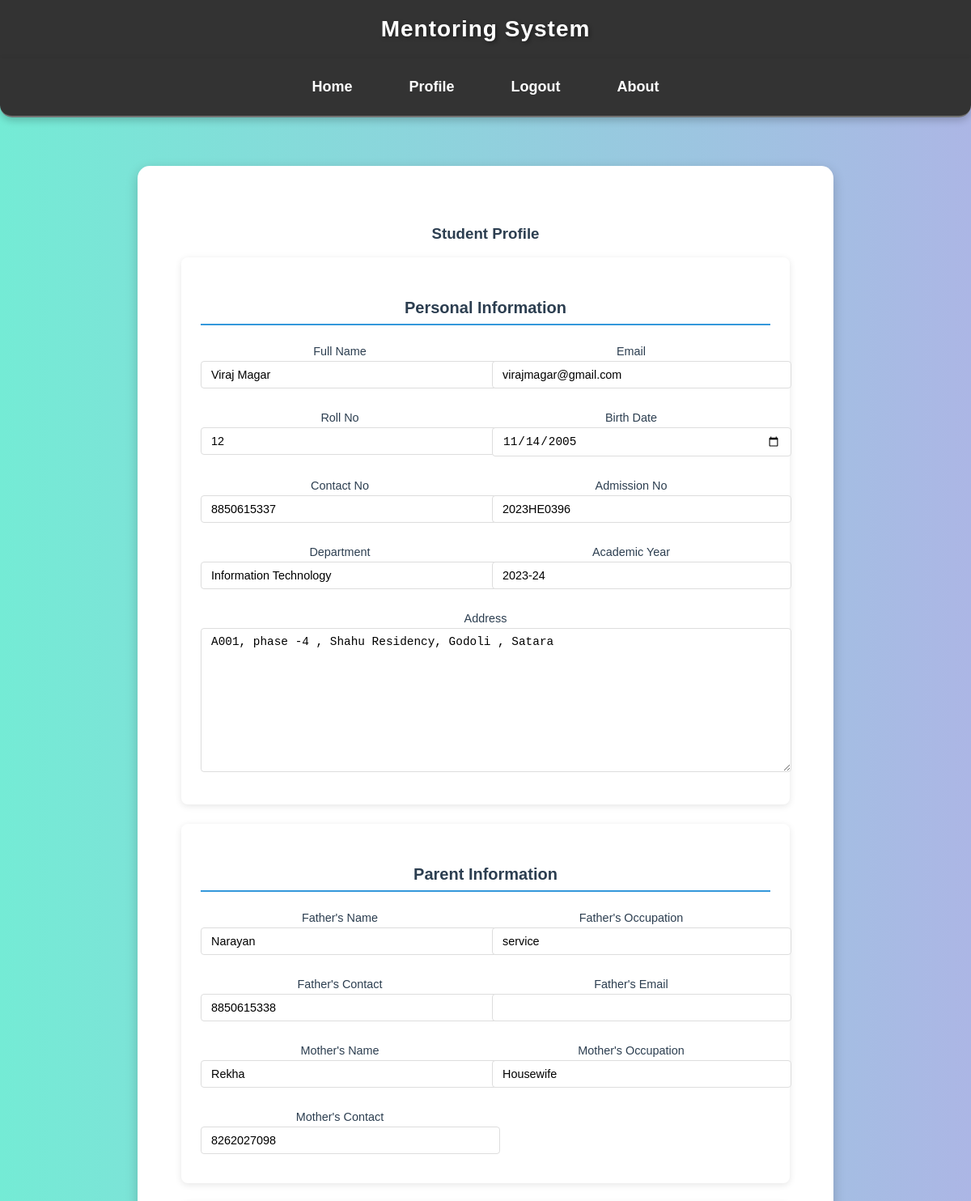
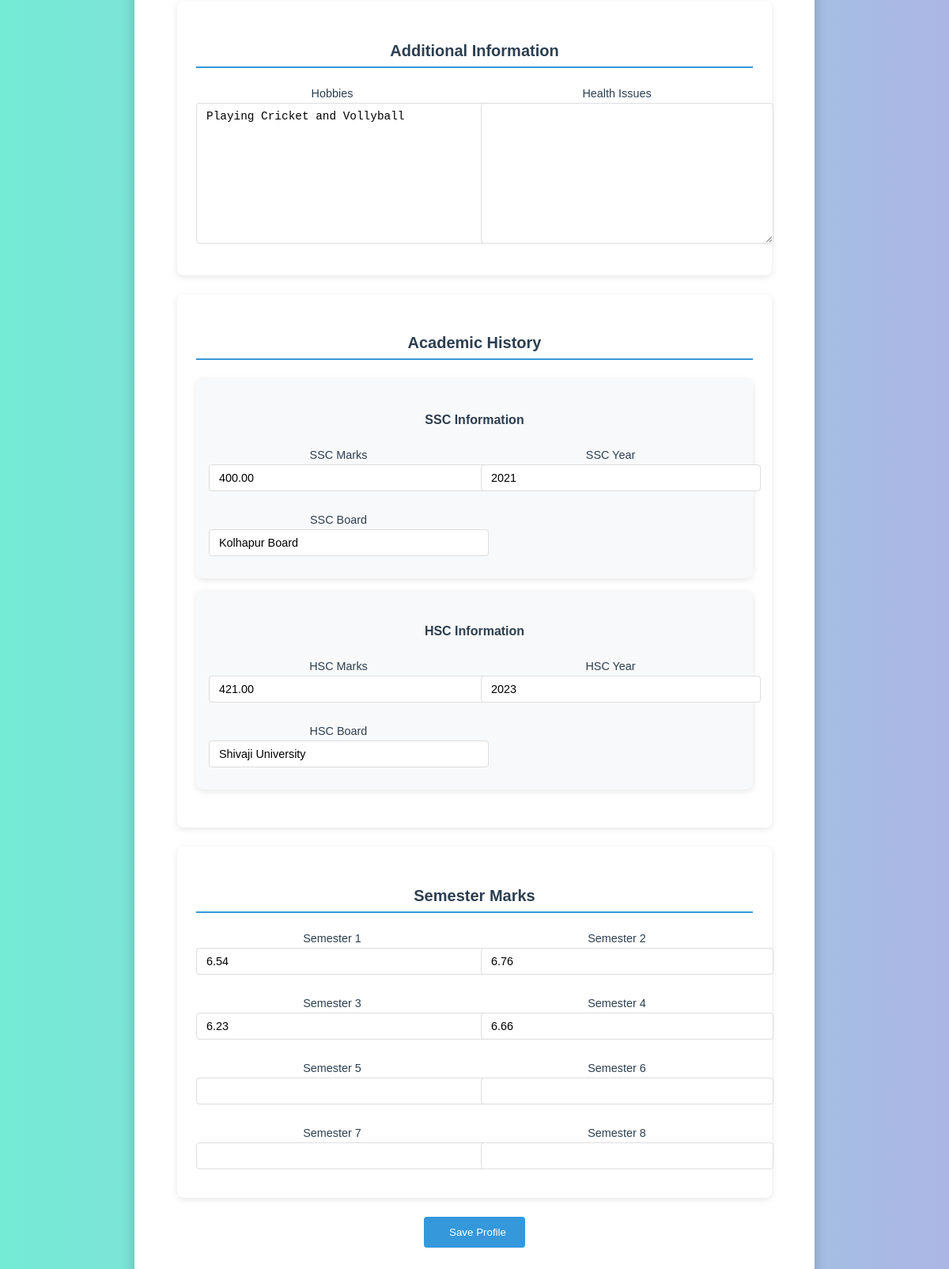
/profile/ (signed in), run on the app's committed database (2 pictures, top to bottom).
### Student/models.py (models this page shows, shortened)
class Student(models.Model):
    user = models.OneToOneField(User, on_delete=models.CASCADE, related_name="student_profile", null=True, blank=True)
    Name = models.CharField(max_length=100)
    Department = models.CharField(max_length=30, default="null")
    Roll_No = models.CharField(max_length=20, unique=True)
    Birth_Date = models.DateField(default="2000-01-01")
    Email = models.EmailField(unique=True)
    Contact_No = models.CharField(max_length=10, unique=True)
    Admission_No = models.CharField(max_length=20, unique=True)
    Academic_Year = models.CharField(max_length=9, default="2024-25")
    address = models.TextField(blank=True, null=True)
    blood_group = models.CharField(max_length=5, blank=True, null=True)
    hobbies = models.TextField(blank=True, null=True)
    father_name = models.CharField(max_length=100, blank=True, null=True)
    father_occupation = models.CharField(max_length=100, blank=True, null=True)
    father_contact = models.CharField(max_length=15, blank=True, null=True)
    father_email = models.EmailField(blank=True, null=True)
    mother_name = models.CharField(max_length=100, blank=True, null=True)
    mother_occupation = models.CharField(max_length=100, blank=True, null=True)
    mother_contact = models.CharField(max_length=15, blank=True, null=True)
    health_issues = models.TextField(blank=True, null=True)
    SSC_marks = models.DecimalField(max_digits=5, decimal_places=2, blank=True, null=True)
    SSC_year_of_passing = models.PositiveIntegerField(blank=True, null=True)
    SSC_board = models.CharField(max_length=100, blank=True, null=True)
    HSC_marks = models.DecimalField(max_digits=5, decimal_places=2, blank=True, null=True)
    HSC_year_of_passing = models.PositiveIntegerField(blank=True, null=True)
    HSC_board = models.CharField(max_length=100, blank=True, null=True)
    sem1_marks = models.DecimalField(max_digits=5, decimal_places=2, blank=True, null=True)
    sem2_marks = models.DecimalField(max_digits=5, decimal_places=2, blank=True, null=True)
    sem3_marks = models.DecimalField(max_digits=5, decimal_places=2, blank=True, null=True)
    sem4_marks = models.DecimalField(max_digits=5, decimal_places=2, blank=True, null=True)
    sem5_marks = models.DecimalField(max_digits=5, decimal_places=2, blank=True, null=True)
    sem6_marks = models.DecimalField(max_digits=5, decimal_places=2, blank=True, null=True)
    sem7_marks = models.DecimalField(max_digits=5, decimal_places=2, blank=True, null=True)
    sem8_marks = models.DecimalField(max_digits=5, decimal_places=2, blank=True, null=True)

### Student/views.py (the view)
# urls.py: path("profile/", student_profile, name="student_profile"),
@login_required
def student_profile(request, user_id=None):
    if user_id:
        student = get_object_or_404(Student, user__id=user_id)
        if not is_admin_or_self(request.user, student.user):
            return redirect('home')  # Redirect unauthorized users
    else:
        student, _ = Student.objects.get_or_create(user=request.user)
    if request.method == "POST":
        form = StudentForm(request.POST, instance=student)
        if form.is_valid():
            student.save()
            if request.user.is_staff:
                return redirect('user_detail', user_id=student.user.id)
            return redirect('student_profile')
    else:
        form = StudentForm(instance=student)
    return render(request, "student/profile.html", {"form": form, "student": student})

### Student/forms.py
class StudentForm(forms.ModelForm):
    Birth_Date = forms.DateField(widget=forms.DateInput(attrs={'type': 'date'}))
    class Meta:
        model = Student
        exclude = ['user']

### Student/templates/student/profile.html (shortened to what this page needs)
{% extends 'base.html' %}
{% load widget_tweaks %}
{% block content %}
<div class="profile-form">
    <h3 class="text-center mb-4" style="color: #2c3e50;">Student Profile</h3>
    <form method="post">
        <div class="form-section">
            <h4 class="section-title">Personal Information</h4>
            <div class="form-grid">
                <div class="form-group">
                    <label class="form-label">Full Name</label>
                    {{ form.Name|add_class:"form-control" }}
                </div>
                <div class="form-group">
                    <label class="form-label">Email</label>
                    {{ form.Email|add_class:"form-control" }}
                </div>
                <div class="form-group">
                    <label class="form-label">Roll No</label>
                    {{ form.Roll_No|add_class:"form-control" }}
                </div>
                <div class="form-group">
                    <label class="form-label">Birth Date</label>
                    {{ form.Birth_Date|add_class:"form-control"|attr:"type:date" }}
                </div>
                <div class="form-group">
                    <label class="form-label">Contact No</label>
                    {{ form.Contact_No|add_class:"form-control" }}
                </div>
                <div class="form-group">
                    <label class="form-label">Admission No</label>
                    {{ form.Admission_No|add_class:"form-control" }}
                </div>
                <div class="form-group">
                    <label class="form-label">Department</label>
                    {{ form.Department|add_class:"form-control" }}
                </div>
                <div class="form-group">
                    <label class="form-label">Academic Year</label>
                    {{ form.Academic_Year|add_class:"form-control" }}
                </div>
                <div class="form-group" style="grid-column: 1 / -1">
                    <label class="form-label">Address</label>
                    {{ form.address|add_class:"form-control" }}
                </div>
            </div>
        </div>
        <div class="form-section">
            <h4 class="section-title">Parent Information</h4>
            <div class="form-grid">
                <div class="form-group">
                    <label class="form-label">Father's Name</label>
                    {{ form.father_name|add_class:"form-control" }}
                </div>
                <div class="form-group">
                    <label class="form-label">Father's Occupation</label>
                    {{ form.father_occupation|add_class:"form-control" }}
                </div>
                <div class="form-group">
                    <label class="form-label">Father's Contact</label>
                    {{ form.father_contact|add_class:"form-control" }}
                </div>
                <div class="form-group">
                    <label class="form-label">Father's Email</label>
                    {{ form.father_email|add_class:"form-control" }}
                </div>
                <div class="form-group">
                    <label class="form-label">Mother's Name</label>
                    {{ form.mother_name|add_class:"form-control" }}
                </div>
                <div class="form-group">
                    <label class="form-label">Mother's Occupation</label>
                    {{ form.mother_occupation|add_class:"form-control" }}
                </div>
                <div class="form-group">
                    <label class="form-label">Mother's Contact</label>
                    {{ form.mother_contact|add_class:"form-control" }}
                </div>
            </div>
        </div>
        <div class="form-section">
            <h4 class="section-title">Additional Information</h4>
            <div class="form-grid">
                <div class="form-group">
                    <label class="form-label">Hobbies</label>
                    {{ form.hobbies|add_class:"form-control" }}
                </div>
                <div class="form-group">
                    <label class="form-label">Health Issues</label>
                    {{ form.health_issues|add_class:"form-control" }}
                </div>
            </div>
        </div>
        <div class="form-section">
            <h4 class="section-title">Academic History</h4>
            <div class="form-section" style="background: #f8f9fa; padding: 1rem; margin-bottom: 1rem;">
                <h5 class="mb-3" style="color: #2c3e50; font-size: 1rem;">SSC Information</h5>
                <div class="form-grid">
                    <div class="form-group">
                        <label class="form-label">SSC Marks</label>
                        {{ form.SSC_marks|add_class:"form-control" }}
                    </div>
                    <div class="form-group">
                        <label class="form-label">SSC Year</label>
                        {{ form.SSC_year_of_passing|add_class:"form-control" }}
                    </div>
                    <div class="form-group">
                        <label class="form-label">SSC Board</label>
                        {{ form.SSC_board|add_class:"form-control" }}
                    </div>
                </div>
            </div>
            <div class="form-section" style="background: #f8f9fa; padding: 1rem;">
                <h5 class="mb-3" style="color: #2c3e50; font-size: 1rem;">HSC Information</h5>
                <div class="form-grid">
                    <div class="form-group">
                        <label class="form-label">HSC Marks</label>
                        {{ form.HSC_marks|add_class:"form-control" }}
                    </div>
                    <div class="form-group">
                        <label class="form-label">HSC Year</label>
                        {{ form.HSC_year_of_passing|add_class:"form-control" }}
                    </div>
                    <div class="form-group">
                        <label class="form-label">HSC Board</label>
                        {{ form.HSC_board|add_class:"form-control" }}
                    </div>
                </div>
            </div>
        </div>
        <div class="form-section">
            <h4 class="section-title">Semester Marks</h4>
            <div class="form-grid">
                <div class="form-group">
                    <label class="form-label">Semester 1</label>
                    {{ form.sem1_marks|add_class:"form-control" }}
                </div>
                <div class="form-group">
                    <label class="form-label">Semester 2</label>
                    {{ form.sem2_marks|add_class:"form-control" }}
                </div>
                <div class="form-group">
                    <label class="form-label">Semester 3</label>
                    {{ form.sem3_marks|add_class:"form-control" }}
                </div>
                <div class="form-group">
                    <label class="form-label">Semester 4</label>
                    {{ form.sem4_marks|add_class:"form-control" }}
                </div>
                <div class="form-group">
                    <label class="form-label">Semester 5</label>
                    {{ form.sem5_marks|add_class:"form-control" }}
                </div>
                <div class="form-group">
                    <label class="form-label">Semester 6</label>
                    {{ form.sem6_marks|add_class:"form-control" }}
                </div>
                <div class="form-group">
                    <label class="form-label">Semester 7</label>
                    {{ form.sem7_marks|add_class:"form-control" }}
                </div>
                <div class="form-group">
                    <label class="form-label">Semester 8</label>
                    {{ form.sem8_marks|add_class:"form-control" }}
                </div>
            </div>
        </div>
        <div class="text-center mt-4">
            <button type="submit" class="submit-btn">
                 Save Profile
            </button>
        </div>
    </form>
</div>
{% endblock %}

### Mentoring_System/templates/base.html (style rules this page uses)
body { font-family: Arial, sans-serif; margin: 0; padding: 0; background: linear-gradient(to right, #74ebd5, #acb6e5); text-align: center; }

### Student/templates/student/profile.html (style rules this page uses)
.profile-form { max-width: 900px; margin: 0 auto; padding: 1.5rem; }
.form-section { background: white; border-radius: 8px; box-shadow: 0 2px 8px rgba(0,0,0,0.1); padding: 1.5rem; margin-bottom: 1.5rem; }
.section-title { color: #2c3e50; border-bottom: 2px solid #3498db; padding-bottom: 0.5rem; margin-bottom: 1.5rem; font-size: 1.25rem; }
.form-grid { display: grid; grid-template-columns: repeat(auto-fill, minmax(250px, 1fr)); gap: 1rem; }
.form-group { margin-bottom: 0.75rem; }
.form-label { display: block; margin-bottom: 0.25rem; font-size: 0.9rem; color: #2c3e50; font-weight: 500; }
.form-control { width: 100%; padding: 0.5rem 0.75rem; font-size: 0.9rem; border: 1px solid #ddd; border-radius: 4px; transition: all 0.3s; }
.submit-btn { background: #3498db; color: white; border: none; padding: 0.75rem 1.5rem; border-radius: 4px; font-weight: 500; transition: all 0.3s; display: inline-flex; align-items: center; gap: 0.5rem; }

### data on the page
Student: Name "Viraj Magar", Email "virajmagar@gmail.com", Roll_No "12", Birth_Date "11/14/2005", Contact_No "8850615337", Admission_No "2023HE0396", Department "Information Technology", Academic_Year "2023-24", address "A001, phase -4 , Shahu Residency, Godoli , Satara", father_name "Narayan", father_occupation "service", father_contact "8850615338", mother_name "Rekha", mother_occupation "Housewife", mother_contact "8262027098", hobbies "Playing Cricket and Vollyball", SSC_marks "400.00", SSC_year_of_passing "2021", SSC_board "Kolhapur Board", HSC_marks "421.00", HSC_year_of_passing "2023", HSC_board "Shivaji University", sem1_marks "6.54", sem2_marks "6.76", sem3_marks "6.23", sem4_marks "6.66"
